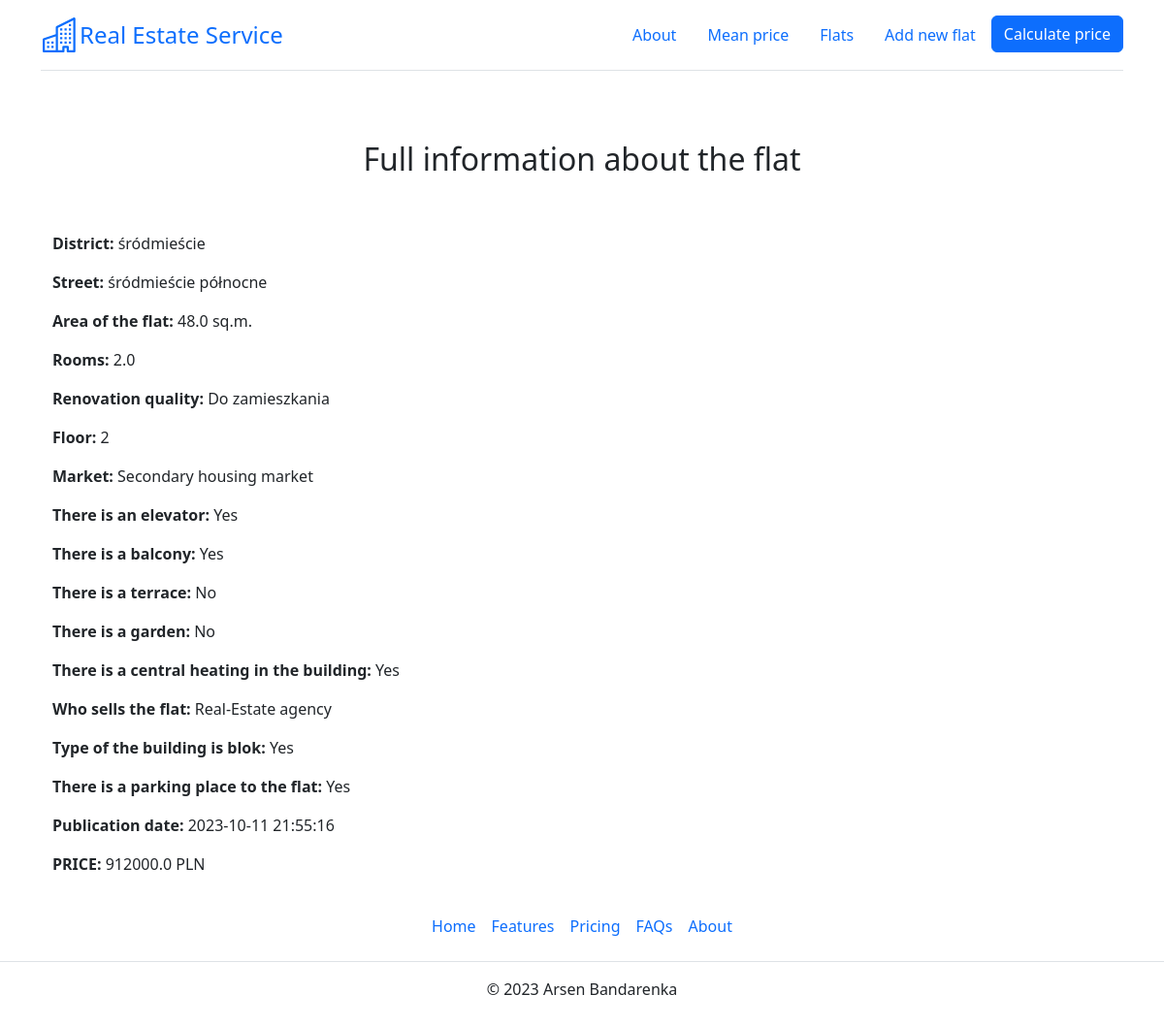
The page /flats/6 on the database as committed earlier.
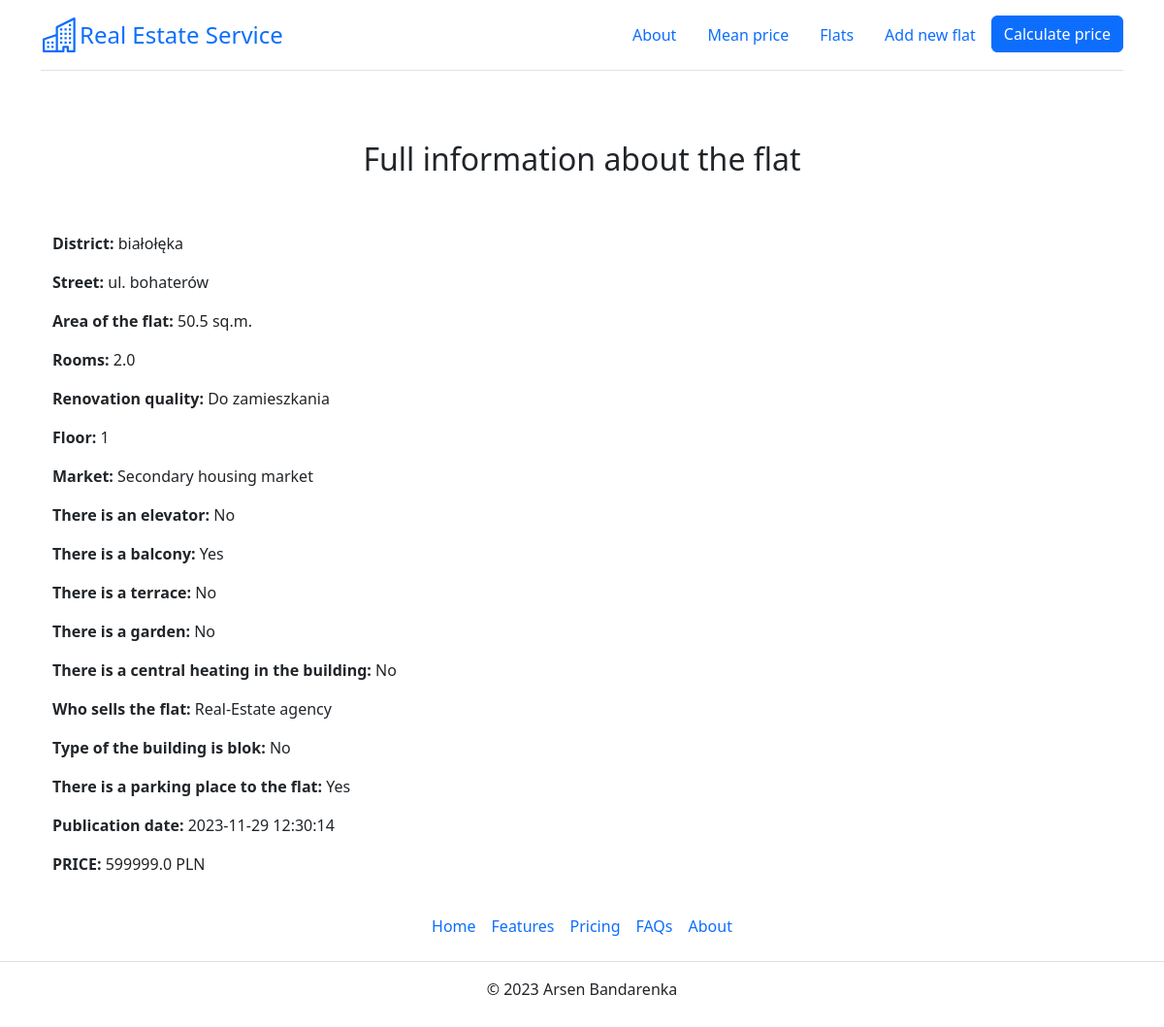
The same page on the database as committed later.
### app.py (models this page shows)
class Flat(db.Model):
    __tablename__ = "flats_load"
    __table_args__ = {'extend_existing': True}
    id = db.Column(db.Integer, primary_key=True, unique=True)
    district = db.Column(db.Text)
    street = db.Column(db.Text)
    price = db.Column(db.Float)
    area = db.Column(db.Float)
    rooms = db.Column(db.Integer)
    renovation = db.Column(db.Integer)
    floor = db.Column(db.Integer)
    market = db.Column(db.Integer)
    elevator = db.Column(db.Integer)
    balcony = db.Column(db.Integer)
    terrace = db.Column(db.Integer)
    garden = db.Column(db.Integer)
    central_heating = db.Column(db.Integer)
    seller = db.Column(db.Integer)
    blok = db.Column(db.Integer)
    parking = db.Column(db.Integer)
    publication_date = db.Column(db.DateTime, default=datetime.datetime.now())

### app.py (the view)
@app.route('/flats/<flat_id>')
def flat_detail(flat_id):
    flat = db.session.execute(db.select(Flat).where(Flat.id == flat_id)).one()[0]
    return render_template('flat_info.html', flat=flat, renovation_dict=renovation_dict, floor_dict=floor_dict,
                           market_dict=market_dict, binary_dict=binary_dict, seller_dict=seller_dict)

### templates/flat_info.html (shortened to what this page needs)
{% extends 'base.html' %}
{% block text_center %}<h2>Full information about the flat</h2>{% endblock %}
{% block body %}
<div class="container">
    <p><strong>District:</strong> {{flat.district}}</p>
    <p><strong>Street:</strong> {{flat.street}}</p>
    <p><strong>Area of the flat:</strong> {{flat.area}} sq.m.</p>
    <p><strong>Rooms:</strong> {{flat.rooms}}</p>
    <p><strong>Renovation quality:</strong> {{renovation_dict[flat.renovation]}}</p>
    <p><strong>Floor:</strong> {{flat.floor}}</p>
    <p><strong>Market:</strong> {{market_dict[flat.market]}}</p>
    <p><strong>There is an elevator:</strong> {{binary_dict[flat.elevator]}}</p>
    <p><strong>There is a balcony:</strong> {{binary_dict[flat.balcony]}}</p>
    <p><strong>There is a terrace:</strong> {{binary_dict[flat.terrace]}}</p>
    <p><strong>There is a garden:</strong> {{binary_dict[flat.garden]}}</p>
    <p><strong>There is a central heating in the building:</strong> {{binary_dict[flat.central_heating]}}</p>
    <p><strong>Who sells the flat:</strong> {{seller_dict[flat.seller]}}</p>
    <p><strong>Type of the building is blok:</strong> {{binary_dict[flat.blok]}}</p>
    <p><strong>There is a parking place to the flat:</strong> {{binary_dict[flat.parking]}}</p>
    <p><strong>Publication date:</strong> {{flat.publication_date}}</p>
    <p><strong>PRICE:</strong> {{ flat.price }} PLN</p>
</div>
{% endblock %}

Rows that differ between the two databases and show on the page:
changed Flat: district "śródmieście" → "białołęka"; street "śródmieście północne" → "ul. bohaterów"
Other text that changed with them:
{{ flat.area }}: "48.0" → "50.5"
{{ flat.floor }}: "2" → "1"
{{ binary_dict[flat.elevator] }}: "Yes" → "No"
{{ binary_dict[flat.central_heating] }}: "Yes" → "No"
{{ binary_dict[flat.blok] }}: "Yes" → "No"
{{ flat.publication_date }}: "2023-10-11 21:55:16" → "2023-11-29 12:30:14"
{{ flat.price }}: "912000.0" → "599999.0"
